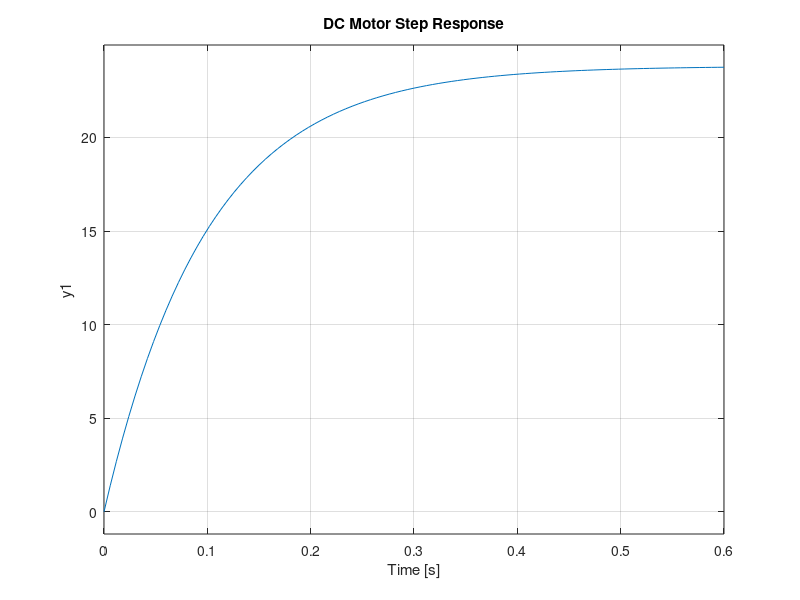
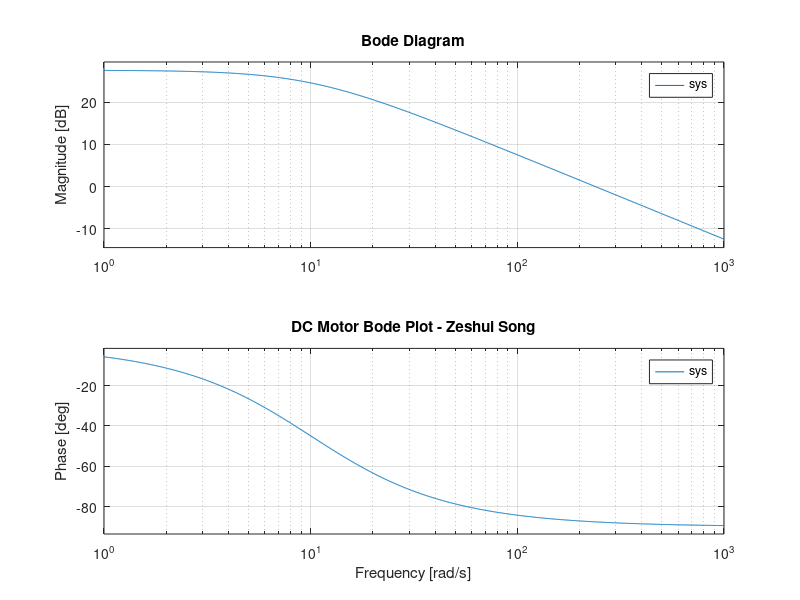

Recreate these plots in MATLAB, in order.

% Lab 3: Frequency Response Pre-lab
% DC Motor First-Order Model

K = 23.809;
tau = 0.0997;

sys = tf(K, [tau, 1]);

% Step Response
figure;
step(sys);
grid on;
title('DC Motor Step Response');

% Frequency Response
figure;
bode(sys);
grid on;
title('DC Motor Bode Plot - Zeshui Song');
